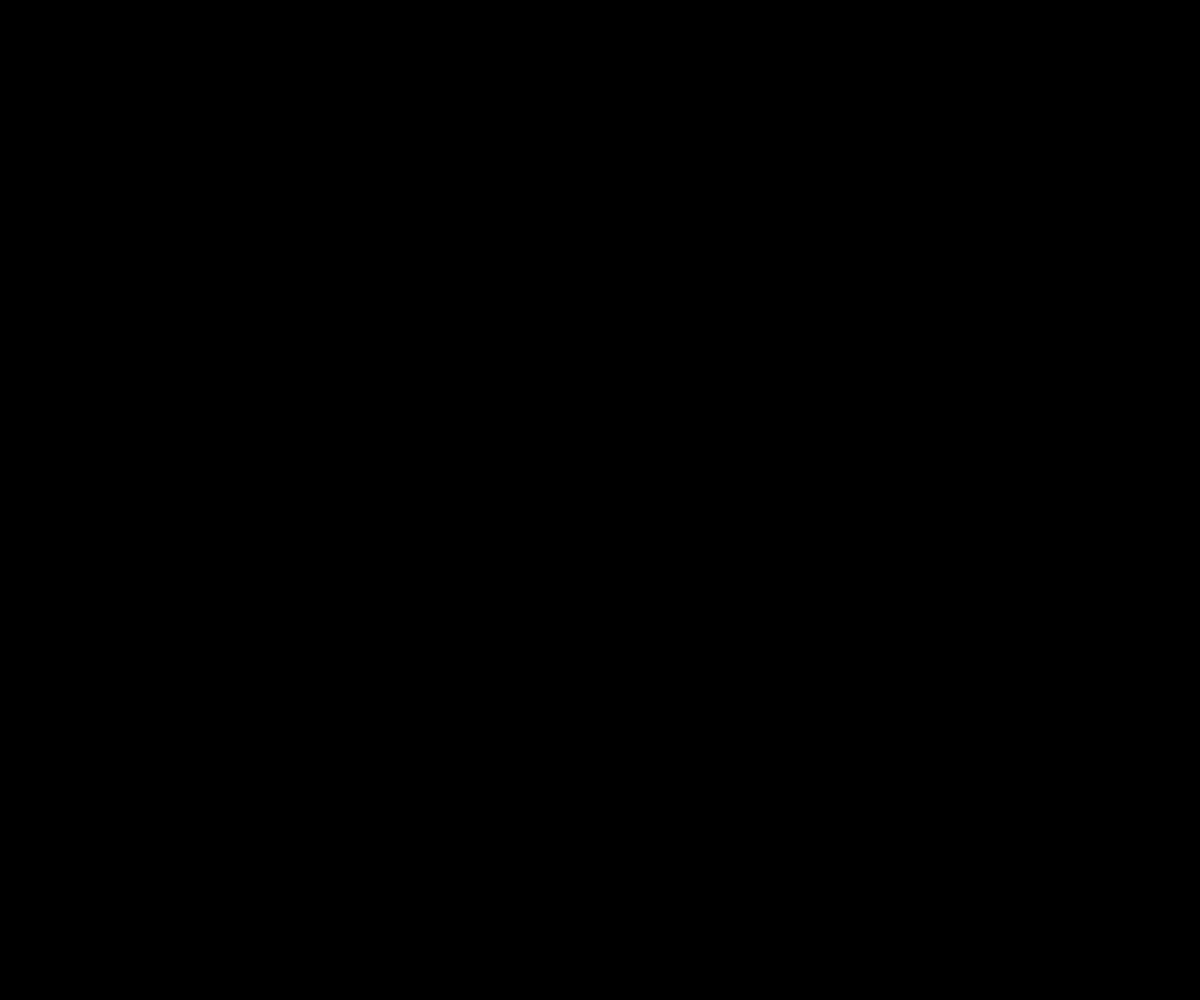
Frame 1 (no input)
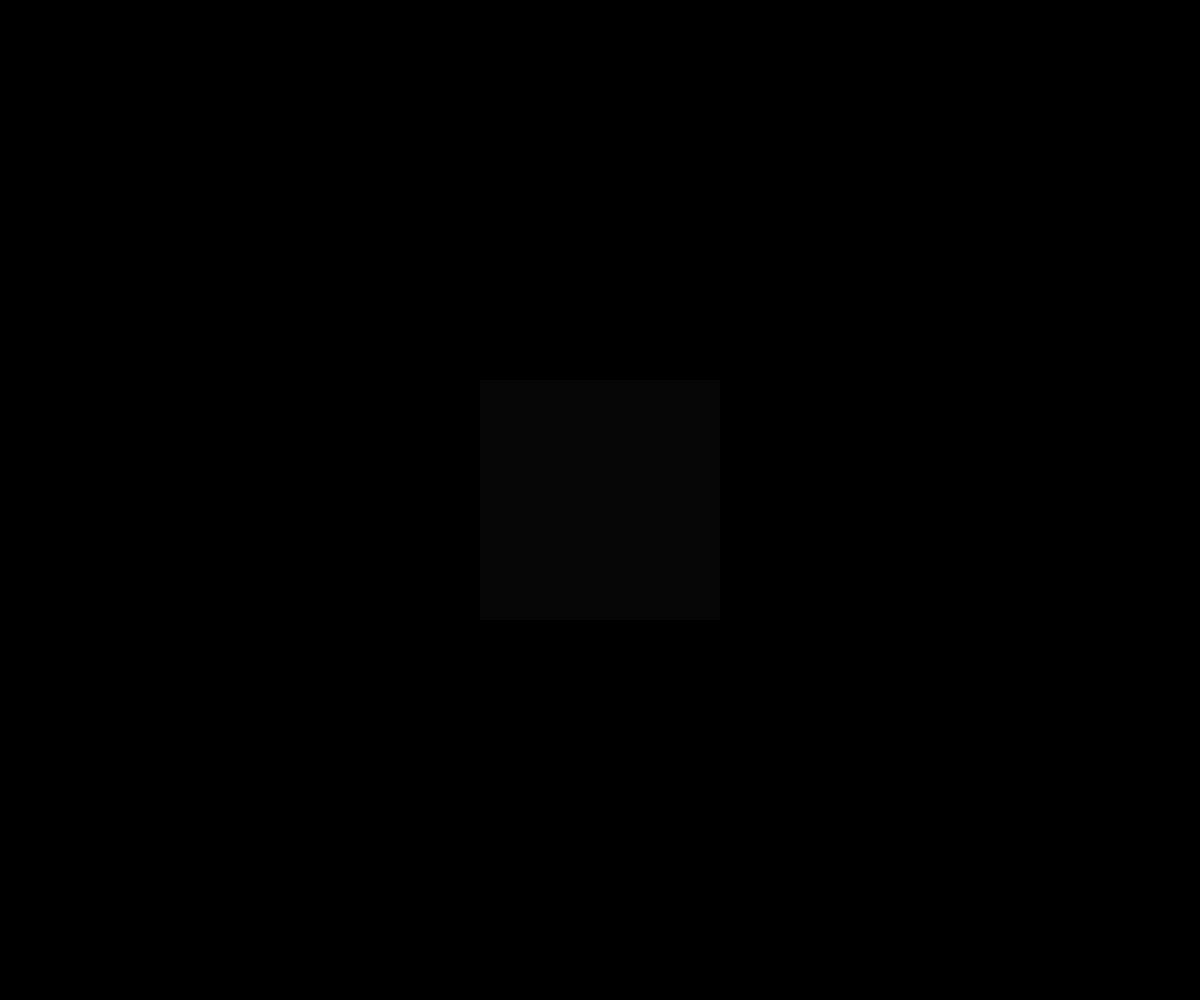
Frame 60 (no input)
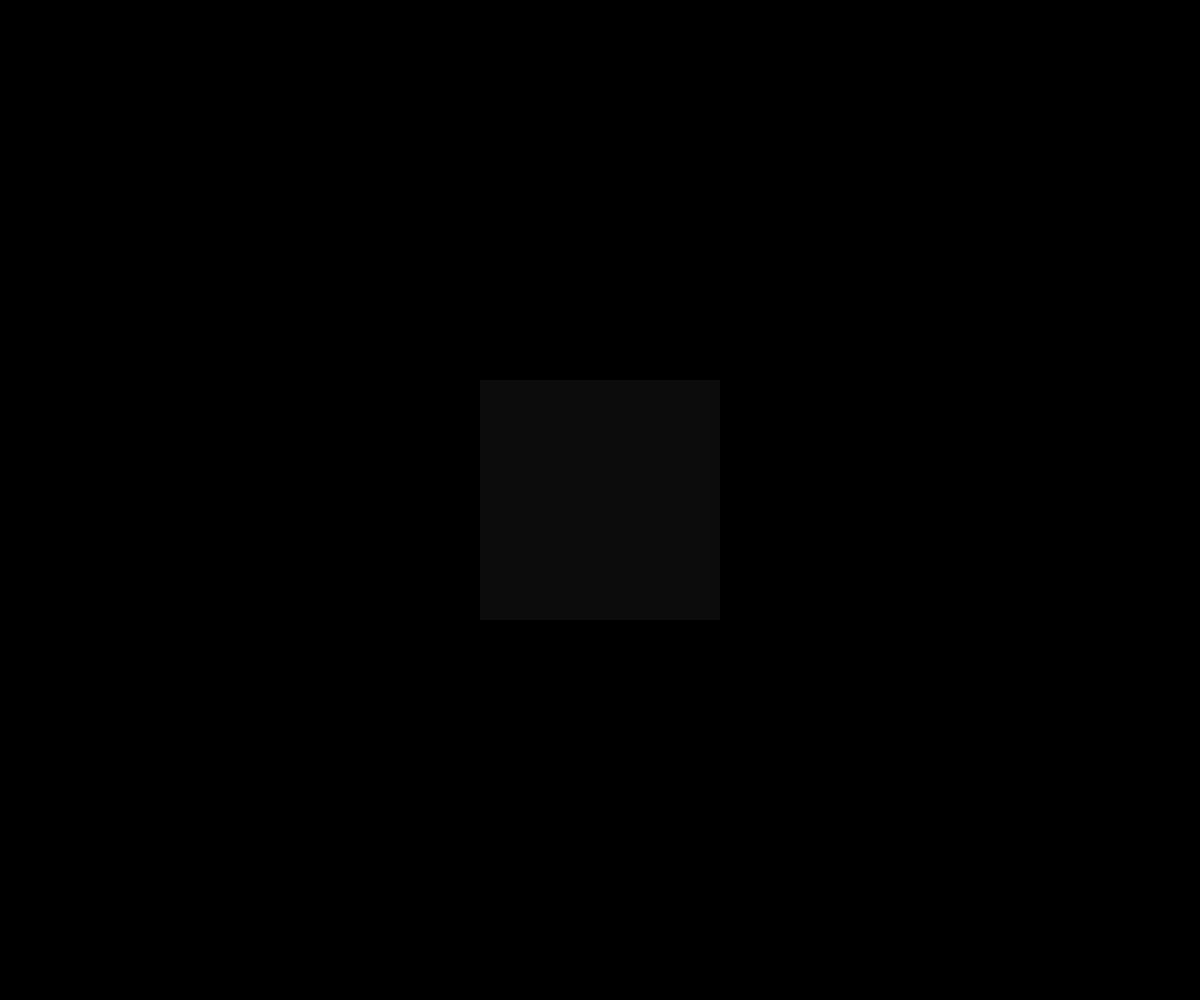
Frame 120 (the mouse pressed at the canvas centre since frame 60)

The p5.js sketch that drew these frames (run headless with seeded random() and noise() and a simulated clock; from frame 60 on, the mouse is pressed at the canvas centre):

// p5.js sketch
// ── sketch.js
let cx, cw, sz;
let a = 0;
let aspeed = 0.1;
let adir = 1;
let d = 1;
let ds = [];
let cs = [];
let avg_d = 1;
let avg_c = 1;
let cd = 0;
let y = 0;

let follow = false;

const TH = 0.34;
const M = TH * 100;

function setup() {
  createCanvas(windowWidth, windowHeight);
  cx = width / 2;
  cy = height / 2;
  sz = width / 5;
  rectMode(CENTER);
  frameRate(30);
  background(0);
}

function draw() {
  background(0, 2);
  fill(255);
  noStroke();
  //if (frameCount % 6 == 0) {
  let _cd = calc();
  if(_cd) rect(0, y, _cd * 10, 1);
  y++;
  y %= height;

  // Calculate normalized acc
  let ncd = abs(cd - _cd) / cd;

  if (ncd) {
    let xccd = ncd * 100;
    rect(width - xccd, y, xccd, 1);
    stroke("red");
    line(width - M, 0, width - M, height);
    noStroke();
  }

  // Erase change feedback
  fill(0);
  rect(cx, cy, sz);
  if (ncd >= TH && ncd !== Infinity && ncd !== isNaN) {
    //fill("red");
    //rect(cx, cy, sz);
    //aspeed *= 10;
    // Should I follow or not?
    follow = random(1) > 0.8;
    console.log('follow?', follow);
    fill('red');
    noStroke();
    rect(mouseX, mouseY, 5, 5);
  }
  
  if(follow) {
    aspeed = avg_c;
    //console.log(nfs(aspeed, 0, 2));    
  }

  a += aspeed * adir;
  if (a < 0 || a > 255) adir *= -1;

  fill(255, a);
  noStroke();
  rect(cx, cy, sz);
  
  // Update for next frame
  cd = _cd;
}



function calc() {
  let d = dist(mouseX, mouseY, pmouseX, pmouseY);

  // Update
  ds.push(d);
  if (ds.length > 10) {
    cs.push(ds.shift());
  }

  // New now average
  let d_sum = 0;
  for (let d of ds) d_sum += d;
  avg_d = d_sum / ds.length;

  // New trend average
  let c_sum = 0;
  for (let c of cs) c_sum += c;
  avg_c = c_sum / cs.length;
  if (cs.length > 50) cs.shift();

  // console.log("!", nfs(avg_d/avg_c, 0, 2));
  return avg_d / avg_c;
}
